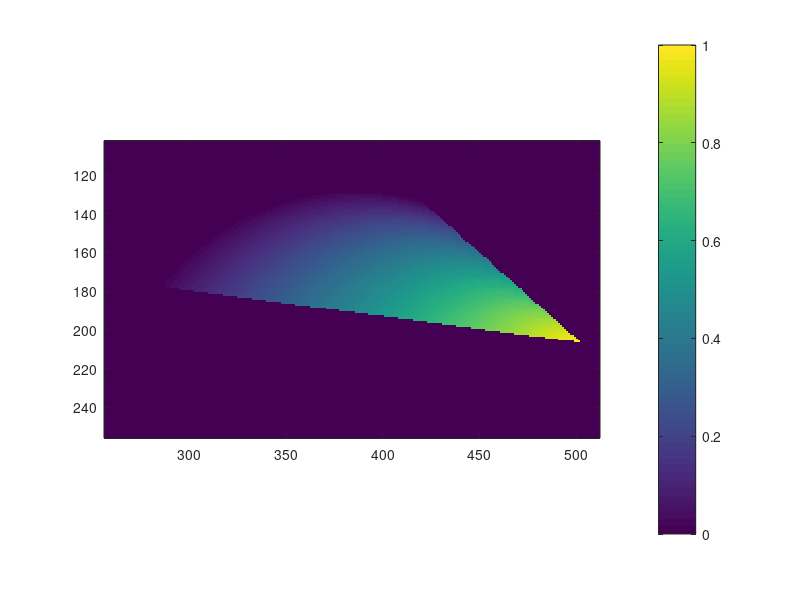

Write MATLAB code to recreate this figure. (Note: this script raises an error after producing the figure.)
% Phasor Map Free Precentage
% Peiyu Wang
% 02/17/2021

%% Do a histogram map, and represent the whole idea. 
%% 
map_res = 512; 
NADH_free_LT = 0.4; % Set the designed Lifetime here. 
tao = zeros(1,2);f = 80e6;omega = 2*f*pi;

G_free_LT = 1/(1+(omega*NADH_free_LT/1e9)^2);
S_free_LT = sqrt(0.25-(G_free_LT-0.5).^2);

LT_lower_bound = 1.5; G_lower_bound = 1/(1+(omega*LT_lower_bound/1e9)^2);
LT_upper_bound = 5.8; G_upper_bound = 1/(1+(omega*LT_upper_bound/1e9)^2);


X = [0:0.002:1];
uni_y1 = sqrt(0.25-(X-0.5).^2);

precentage_map = zeros(map_res,map_res);
for i = 1 : map_res/2
    for j = map_res/2 : map_res
        G_current = -1 + j/map_res*2; S_current = 1 - i/map_res*2;
        
        k = (S_current - S_free_LT)/(G_current - G_free_LT);
        b = (G_current*S_free_LT - G_free_LT*S_current)/(G_current - G_free_LT);
        c = sqrt(-4*b^2 - 4 * k *b + 1);
        
        if  c > 0
            G_int = (1 - 2*k*b - c)/(2*k^2 + 2);
            if (G_int <G_lower_bound) & (G_int > G_upper_bound) & (G_current > G_int)...
                    & (G_current < G_free_LT) & (b > 0) 
                Free = (G_int - G_current)/ (G_int - G_free_LT);
                precentage_map(i,j) = Free;
            end
        end
    end
end

figure;
imagesc(precentage_map); axis image; colorbar; caxis([0 1]);
axis([map_res/2 map_res  map_res/5  map_res/2])
%%

%%  
org_ref = filtered_struct{1};

phasor_his = zeros(map_res,map_res);

for i = 1:size(org_ref.int,1)
    for j = 1:size(org_ref.int,2)
        G_index = floor((org_ref.G(i,j)-1.526e-05)*map_res/2+map_res/2+1); %function floor is doing the binning for you. 
        S_index = floor((org_ref.S(i,j)-1.526e-05)*map_res/2+map_res/2+1);
        if G_index < 1; G_index = 1; end
        if S_index < 1; S_index = 1; end
        if G_index > map_res; G_index = map_res; end
        if S_index > map_res; S_index = map_res; end
        if G_index && S_index; phasor_his(S_index,G_index) = phasor_his(S_index,G_index)+1;end
    end
end

% because the pixel value at (0,0) is too high, we change that to 0;
[max_val,max_Idx] = max(phasor_his(:));
phasor_his(max_Idx) = 0;
phasor_his = flip(phasor_his);
figure
imagesc(phasor_his)
colormap(gca,jet); ax = gca; ax.Colormap(1,:)= [1 1 1]; caxis('auto');
colorbar; axis image;

x_circle     = [map_res/2:map_res];
y_circle_pos = map_res/2-floor(sqrt((map_res/4)^2-((x_circle-map_res/2)-map_res/4).^2));
y_circle_neg = map_res/2+floor(sqrt((map_res/4)^2-((x_circle-map_res/2)-map_res/4).^2));
hold on; plot(x_circle,[y_circle_pos;y_circle_neg],'k','LineWidth',1)
axis([map_res/2 map_res  map_res/5  map_res/2])

xticks([map_res/2:map_res/2^4:map_res]);
xticklabels({'0','0.125','0.25','0.375','0.5','0.625','0.75','0.875','1'});

yticks([0:map_res/2^4:map_res/2]);
yticklabels({'1','0.875','0.75','0.625','0.5','0.375','0.25','0.125','0'});
xlabel('G');ylabel('S')

%%
figure;
subplot(1,2,1); imagesc(precentage_map); axis image; colorbar; caxis([0 1])
ax = gca; ax.Colormap(1,:) = [0,0,0];

subplot(1,2,2); imagesc(phasor_his);colormap(gca,jet); axis image;
ax = gca; ax.Colormap(1,:)= [1 1 1]; caxis('auto');

phasor_his(precentage_map ==0) = 0;
phasor_total = sum(phasor_his(:));

phasor_average = sum(phasor_his(:).*precentage_map(:))/phasor_total;


precentage_values = unique(precentage_map);
precentage_histogram = zeros(1,numel(precentage_values));
for i = 2 : numel(precentage_values)
    index = find(precentage_map == precentage_values(i));
    precentage_histogram(i) = sum(phasor_his(index))/phasor_total;
end

figure;
bar(precentage_values,precentage_histogram,'hist');

div_interval = 250;
precentage_histogram_short = zeros(div_interval,1);
precentage_values_short = [1/div_interval/2:1/div_interval:1-1/div_interval/2];
for i = 1:numel(precentage_values)
   index = floor(precentage_values(i)*div_interval)+1;
   precentage_histogram_short(index) = precentage_histogram_short(index)+precentage_histogram(i); 
end

figure;
 plot(precentage_values_short,precentage_histogram_short);
%%
